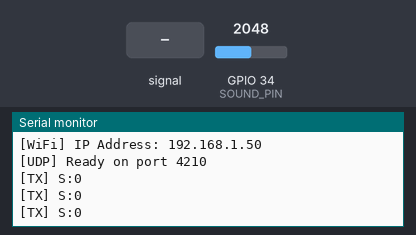
A sketch run on a simulated ESP32. On the bench: the last lines printed to the serial monitor. Inputs (shaded band) come from the test bench; at power-on: GPIO 34 (SOUND_PIN) = 2048 (analog values on the 0–4095 scale). WiFi joins after 1.5 s; servers stay silent unless stated.

Above: at 2.7 s.
2.8 s: GPIO 34 (SOUND_PIN) fed a 200 Hz sine of ±327 counts around its level
At 3.38 s:
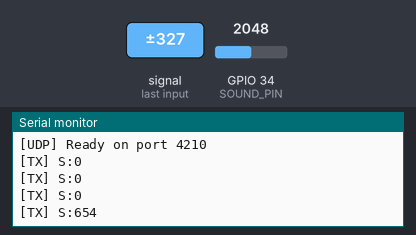
4.3 s: GPIO 34 (SOUND_PIN) fed a 1000 Hz sine of ±1023 counts around its level
At 5.0 s:
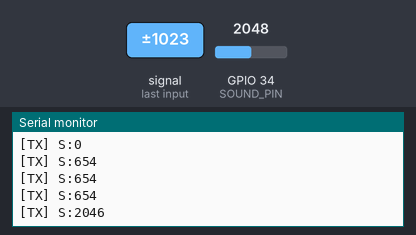
Timing chart, 0 to 7.3 s (numbered marks = the images above; inputs shaded):
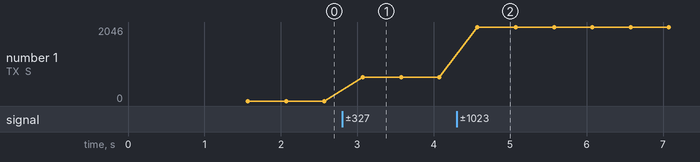

The sketch:

sensor_sound.ino
```cpp
/*
 * ==========================================
 *  ESP32 #3 — Sound Sensor Node (KY-038)
 *            + Servo Motor
 * ==========================================
 *
 * Reads analog sound level from KY-038 every 500ms
 * and sends via UDP to the hub node.
 * Also controls a servo motor that can be toggled
 * remotely via UDP command from the hub.
 *
 * Connects to the Hub's WiFi Access Point.
 *
 * Wiring:
 *   KY-038 VCC → ESP32 3.3V
 *   KY-038 GND → ESP32 GND
 *   KY-038 A0  → ESP32 GPIO 34 (ADC input, input-only pin)
 *   Servo SIG  → ESP32 GPIO 26
 *   Servo VCC  → 5V (external power recommended for larger servos)
 *   Servo GND  → GND
 *
 * UDP Packet Format (TX): "S:<analog_value>"
 * Example: "S:512"
 *
 * UDP Command (RX): "CMD:SERVO_STOP/FWD/REV/TICK"
 *
 * Required Library:
 *   Install "ESP32Servo" by Kevin Harrington via Arduino Library Manager.
 */

#include <WiFi.h>
#include <WiFiUdp.h>
#include <ESP32Servo.h>

// ========== CONFIGURATION ==========
// WiFi credentials — Connect to the Hub's Access Point
const char* WIFI_SSID     = "JARVIS";
const char* WIFI_PASSWORD = "kitty1234";

// UDP settings — send directly to the hub's AP IP
const int       UDP_PORT = 4210;
const IPAddress HUB_IP(192, 168, 4, 1);

// Sensor pin
const int SOUND_PIN = 34;  // GPIO 34 — ADC1_CH6, input-only

// Servo pin
const int SERVO_PIN = 26;  // GPIO 26 — PWM capable

// Timing
const unsigned long SEND_INTERVAL_MS = 500;   // Send every 500ms
const unsigned long SAMPLE_WINDOW_MS = 50;    // Sample window for peak detection
// ====================================

WiFiUDP udp;
unsigned long lastSendTime = 0;

// Servo
Servo myServo;
int currentServoMode = 0; // 0=Stop, 1=Fwd, 2=Rev, 3=Tick
int lastServoMode = -1;
unsigned long lastTickTime = 0;
char cmdBuffer[64];       // Buffer for incoming UDP commands

void setup() {
  Serial.begin(115200);
  Serial.println();
  Serial.println("====================================");
  Serial.println(" ESP32 #3 — Sound Sensor Node");
  Serial.println("====================================");

  // Configure ADC
  // GPIO 34 is input-only by hardware, no need for pinMode
  // But we set it explicitly for clarity
  analogReadResolution(12);  // 12-bit ADC: 0–4095
  analogSetAttenuation(ADC_11db);  // Full range: 0–3.3V

  Serial.println("[SOUND] Sensor initialized on GPIO " + String(SOUND_PIN));

  // Initialize Servo
  ESP32PWM::allocateTimer(0);
  ESP32PWM::allocateTimer(1);
  myServo.setPeriodHertz(50);               // Standard 50Hz servo
  // We start detached so the continuous servo perfectly stops
  Serial.println("[SERVO] Initialized on GPIO " + String(SERVO_PIN) + " in STOP mode");

  // Connect to Hub AP
  connectToWiFi();

  // Start UDP
  udp.begin(UDP_PORT);
  Serial.println("[UDP] Ready on port " + String(UDP_PORT));
}

void loop() {
  // Reconnect WiFi if lost
  if (WiFi.status() != WL_CONNECTED) {
    Serial.println("[WiFi] Connection lost. Reconnecting...");
    connectToWiFi();
  }

  // --- Check for incoming UDP commands (servo mode) ---
  checkForCommands();

  // --- Handle Servo State Machine ---
  unsigned long now = millis();

  if (currentServoMode != lastServoMode && currentServoMode != 3) {
    lastServoMode = currentServoMode;
    if (currentServoMode == 0) { // STOP
      myServo.detach(); // Force perfect stop by killing PWM
    } else if (currentServoMode == 1) { // FORWARD
      if (!myServo.attached()) myServo.attach(SERVO_PIN, 500, 2400);
      myServo.write(180);
    } else if (currentServoMode == 2) { // REVERSE
      if (!myServo.attached()) myServo.attach(SERVO_PIN, 500, 2400);
      myServo.write(0);
    }
  } else if (currentServoMode == 3) {
    lastServoMode = 3; // ensure it doesn't trigger above block on next loop
    if (now - lastTickTime >= 1000) {
      lastTickTime = now;

      // Beat 1 (Lub)
      if (!myServo.attached()) myServo.attach(SERVO_PIN, 500, 2400);
      myServo.write(180);
      delay(80);
      myServo.detach();

      delay(120); // Short pause between beats

      // Beat 2 (Dub)
      myServo.attach(SERVO_PIN, 500, 2400);
      myServo.write(180);
      delay(80);
      myServo.detach();
    }
  }

  // --- Send sound sensor data ---
  now = millis();
  if (now - lastSendTime >= SEND_INTERVAL_MS) {
    lastSendTime = now;

    // Read peak sound level over a short sample window
    int soundLevel = readPeakSoundLevel();

    // Build and send UDP packet
    String packet = "S:" + String(soundLevel);

    udp.beginPacket(HUB_IP, UDP_PORT);
    udp.print(packet);
    udp.endPacket();

    Serial.println("[TX] " + packet);
  }
}

/**
 * Check for incoming UDP command packets.
 * Listens for servo mode commands from the hub.
 */
void checkForCommands() {
  int packetSize = udp.parsePacket();
  while (packetSize > 0) {
    int len = udp.read(cmdBuffer, sizeof(cmdBuffer) - 1);
    if (len > 0) {
      cmdBuffer[len] = '\0';
      String cmd = String(cmdBuffer);
      cmd.trim();

      if (cmd == "CMD:SERVO_STOP" && currentServoMode != 0) {
        currentServoMode = 0;
        Serial.println("[SERVO] Mode: STOP");
      } else if (cmd == "CMD:SERVO_FWD" && currentServoMode != 1) {
        currentServoMode = 1;
        Serial.println("[SERVO] Mode: FORWARD");
      } else if (cmd == "CMD:SERVO_REV" && currentServoMode != 2) {
        currentServoMode = 2;
        Serial.println("[SERVO] Mode: REVERSE");
      } else if (cmd == "CMD:SERVO_TICK" && currentServoMode != 3) {
        currentServoMode = 3;
        Serial.println("[SERVO] Mode: TICKING");
      }
    }
    packetSize = udp.parsePacket();
  }
}

/**
 * Sample the sound sensor rapidly over SAMPLE_WINDOW_MS
 * and return the peak-to-peak amplitude.
 * This gives a better representation of sound loudness
 * than a single analogRead().
 */
int readPeakSoundLevel() {
  unsigned long startTime = millis();
  int signalMax = 0;
  int signalMin = 4095;

  // Collect samples during the window
  while (millis() - startTime < SAMPLE_WINDOW_MS) {
    int sample = analogRead(SOUND_PIN);
    if (sample > signalMax) signalMax = sample;
    if (sample < signalMin) signalMin = sample;
  }

  // Peak-to-peak amplitude
  int peakToPeak = signalMax - signalMin;
  return peakToPeak;
}

/**
 * Connect to WiFi (Hub AP) with retry logic.
 */
void connectToWiFi() {
  Serial.print("[WiFi] Connecting to ");
  Serial.print(WIFI_SSID);

  WiFi.mode(WIFI_STA);
  WiFi.begin(WIFI_SSID, WIFI_PASSWORD);

  int attempts = 0;
  while (WiFi.status() != WL_CONNECTED && attempts < 40) {
    delay(500);
    Serial.print(".");
    attempts++;
  }

  if (WiFi.status() == WL_CONNECTED) {
    Serial.println();
    Serial.println("[WiFi] Connected to Hub AP!");
    Serial.println("[WiFi] IP Address: " + WiFi.localIP().toString());
  } else {
    Serial.println();
    Serial.println("[WiFi] Failed to connect. Will retry...");
  }
}
```

Measured:
- after the input at 2.8 s, the serial monitor: prints a new line after 0.27 s (image 1)
- after the input at 4.3 s, the serial monitor: prints a new line after 0.27 s (image 2)
- plotted number 1: 0 → 654 after the input at 2.8 s, 654 → 2046 after the input at 4.3 s
